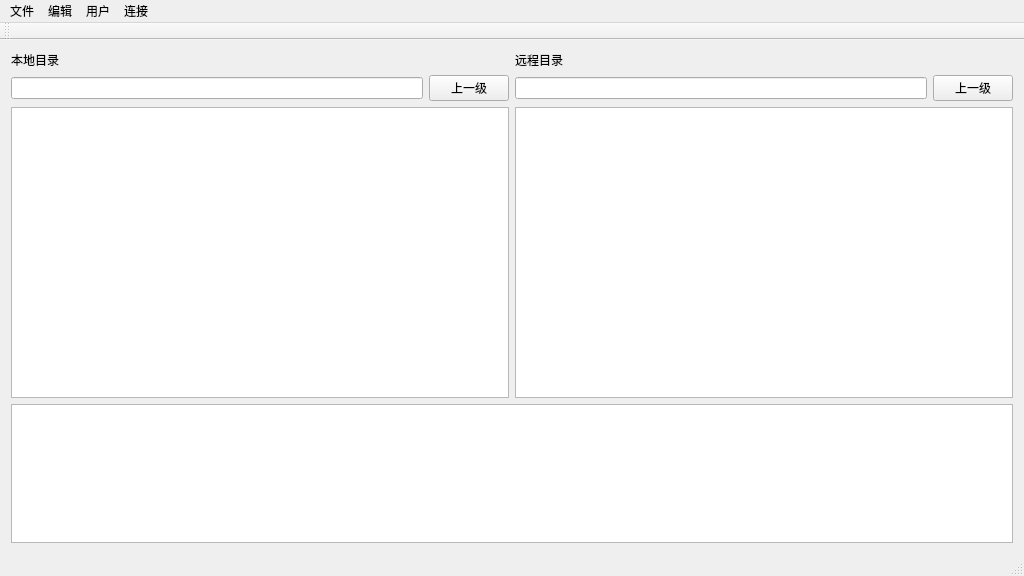
<?xml version="1.0" encoding="UTF-8"?>
<ui version="4.0">
 <class>ClientMainWindowClass</class>
 <widget class="QMainWindow" name="ClientMainWindowClass">
  <property name="geometry">
   <rect>
    <x>0</x>
    <y>0</y>
    <width>1024</width>
    <height>576</height>
   </rect>
  </property>
  <property name="windowTitle">
   <string>ClientMainWindow</string>
  </property>
  <widget class="QWidget" name="centralWidget">
   <layout class="QVBoxLayout" name="verticalLayout" stretch="5,2">
    <item>
     <layout class="QGridLayout" name="gridLayout">
      <item row="2" column="1">
       <widget class="QTableView" name="tableView_remote">
        <property name="focusPolicy">
         <enum>Qt::ClickFocus</enum>
        </property>
        <property name="selectionBehavior">
         <enum>QAbstractItemView::SelectRows</enum>
        </property>
        <attribute name="verticalHeaderDefaultSectionSize">
         <number>30</number>
        </attribute>
       </widget>
      </item>
      <item row="0" column="1">
       <widget class="QLabel" name="label_remoteDir">
        <property name="text">
         <string>远程目录</string>
        </property>
       </widget>
      </item>
      <item row="2" column="0">
       <widget class="QTableView" name="tableView_local">
        <property name="focusPolicy">
         <enum>Qt::ClickFocus</enum>
        </property>
        <property name="sizeAdjustPolicy">
         <enum>QAbstractScrollArea::AdjustIgnored</enum>
        </property>
        <property name="selectionBehavior">
         <enum>QAbstractItemView::SelectRows</enum>
        </property>
        <property name="gridStyle">
         <enum>Qt::DotLine</enum>
        </property>
        <attribute name="verticalHeaderDefaultSectionSize">
         <number>30</number>
        </attribute>
       </widget>
      </item>
      <item row="0" column="0">
       <widget class="QLabel" name="label_localDir">
        <property name="text">
         <string>本地目录</string>
        </property>
       </widget>
      </item>
      <item row="1" column="0">
       <layout class="QHBoxLayout" name="horizontalLayout">
        <item>
         <widget class="QLineEdit" name="lineEdit_localDir">
          <property name="readOnly">
           <bool>true</bool>
          </property>
         </widget>
        </item>
        <item>
         <widget class="QPushButton" name="pushButton_localDir">
          <property name="text">
           <string>上一级</string>
          </property>
         </widget>
        </item>
       </layout>
      </item>
      <item row="1" column="1">
       <layout class="QHBoxLayout" name="horizontalLayout_2">
        <item>
         <widget class="QLineEdit" name="lineEdit_remoteDir">
          <property name="readOnly">
           <bool>true</bool>
          </property>
         </widget>
        </item>
        <item>
         <widget class="QPushButton" name="pushButton_remoteDir">
          <property name="text">
           <string>上一级</string>
          </property>
         </widget>
        </item>
       </layout>
      </item>
     </layout>
    </item>
    <item>
     <widget class="QTableView" name="tableView_transfer">
      <property name="focusPolicy">
       <enum>Qt::ClickFocus</enum>
      </property>
      <property name="selectionBehavior">
       <enum>QAbstractItemView::SelectRows</enum>
      </property>
      <attribute name="horizontalHeaderDefaultSectionSize">
       <number>100</number>
      </attribute>
      <attribute name="verticalHeaderDefaultSectionSize">
       <number>30</number>
      </attribute>
     </widget>
    </item>
   </layout>
  </widget>
  <widget class="QMenuBar" name="menuBar">
   <property name="geometry">
    <rect>
     <x>0</x>
     <y>0</y>
     <width>1024</width>
     <height>26</height>
    </rect>
   </property>
   <widget class="QMenu" name="menu_file">
    <property name="title">
     <string>文件</string>
    </property>
    <addaction name="separator"/>
    <addaction name="action_uploadFile"/>
    <addaction name="action_downloadFile"/>
    <addaction name="action_deleteFile"/>
    <addaction name="separator"/>
    <addaction name="action_quit"/>
   </widget>
   <widget class="QMenu" name="menu_user">
    <property name="title">
     <string>用户</string>
    </property>
    <addaction name="action_register"/>
    <addaction name="action_login"/>
    <addaction name="action_logout"/>
    <addaction name="separator"/>
    <addaction name="action_deleteUser"/>
   </widget>
   <widget class="QMenu" name="menu_edit">
    <property name="title">
     <string>编辑</string>
    </property>
    <addaction name="action_cut"/>
    <addaction name="action_copy"/>
    <addaction name="action_paste"/>
   </widget>
   <widget class="QMenu" name="menu">
    <property name="title">
     <string>连接</string>
    </property>
    <addaction name="action_connect"/>
    <addaction name="action_disconnect"/>
   </widget>
   <addaction name="menu_file"/>
   <addaction name="menu_edit"/>
   <addaction name="menu_user"/>
   <addaction name="menu"/>
  </widget>
  <widget class="QToolBar" name="mainToolBar">
   <attribute name="toolBarArea">
    <enum>TopToolBarArea</enum>
   </attribute>
   <attribute name="toolBarBreak">
    <bool>false</bool>
   </attribute>
  </widget>
  <widget class="QStatusBar" name="statusBar"/>
  <action name="action_cut">
   <property name="text">
    <string>剪切</string>
   </property>
   <property name="shortcut">
    <string>Ctrl+X</string>
   </property>
  </action>
  <action name="action_copy">
   <property name="text">
    <string>复制</string>
   </property>
   <property name="shortcut">
    <string>Ctrl+C</string>
   </property>
  </action>
  <action name="action_paste">
   <property name="text">
    <string>粘贴</string>
   </property>
   <property name="shortcut">
    <string>Ctrl+V</string>
   </property>
  </action>
  <action name="action_uploadFile">
   <property name="text">
    <string>上传</string>
   </property>
   <property name="shortcut">
    <string>Right</string>
   </property>
  </action>
  <action name="action_downloadFile">
   <property name="text">
    <string>下载</string>
   </property>
   <property name="shortcut">
    <string>Left</string>
   </property>
  </action>
  <action name="action_deleteFile">
   <property name="text">
    <string>删除</string>
   </property>
   <property name="shortcut">
    <string>Del</string>
   </property>
  </action>
  <action name="action_connect">
   <property name="text">
    <string>建立</string>
   </property>
   <property name="shortcut">
    <string>Ctrl+N</string>
   </property>
  </action>
  <action name="action_disconnect">
   <property name="text">
    <string>断开</string>
   </property>
  </action>
  <action name="action_register">
   <property name="text">
    <string>注册</string>
   </property>
   <property name="shortcut">
    <string>Ctrl+R</string>
   </property>
  </action>
  <action name="action_login">
   <property name="text">
    <string>登录</string>
   </property>
   <property name="shortcut">
    <string>Ctrl+L</string>
   </property>
  </action>
  <action name="action_logout">
   <property name="text">
    <string>注销</string>
   </property>
  </action>
  <action name="action_deleteUser">
   <property name="text">
    <string>删除账号</string>
   </property>
  </action>
  <action name="action_quit">
   <property name="text">
    <string>退出</string>
   </property>
  </action>
 </widget>
 <layoutdefault spacing="6" margin="11"/>
 <resources>
  <include location="ClientMainWindow.qrc"/>
 </resources>
 <connections/>
</ui>
